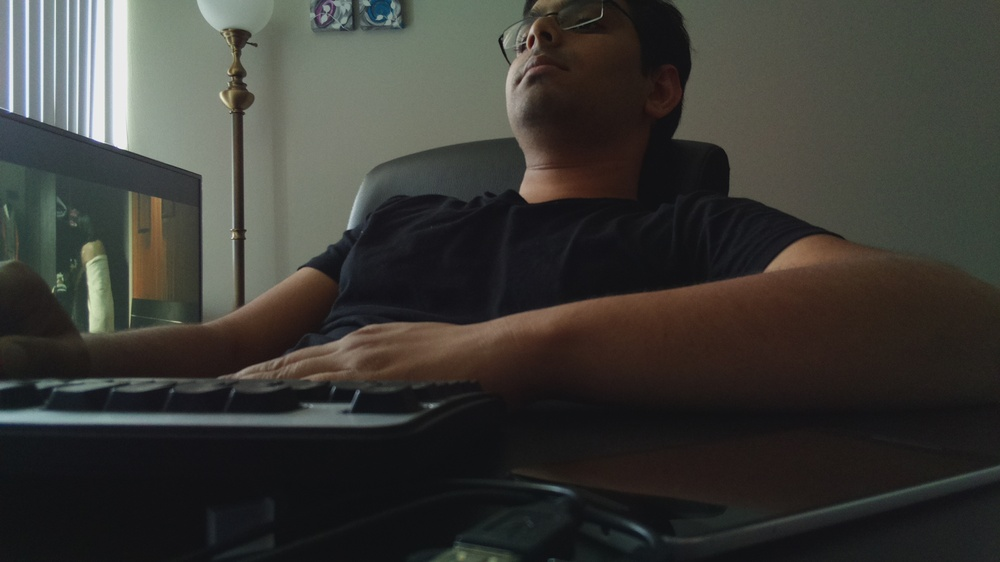
#> input picture images/test.jpg, 1000 x 562 px, shrunk from 1920 x 1080 before the run
$ python img_rd.py
#> lines starting #> are read from the running program, lines starting #| are printed output that depends on the picture
# Import libraries
from PIL import Image

# Read image
#im = Image.open("../images/yellow.png")
im = Image.open("../images/test.jpg")
#> im is the input picture: PIL image 1000x562 RGB; mean R, G, B 59.1, 58.4, 54
pix = im.load()
im_w, im_h = im.size
#> im_w = 1000; im_h = 562

for h in xrange(im_h):
    for w in xrange(im_w):
        r,g,b = pix[w,h]
        #print r,g,b
        if (r > 150) and (g > 80) and (g < 150) and (b < 100):
            pix[w,h] = (255,255,0)
        else:
            pix[w,h] = (255,255,255)

im.save("alive_parrot.png") # Save the modified pixels as png
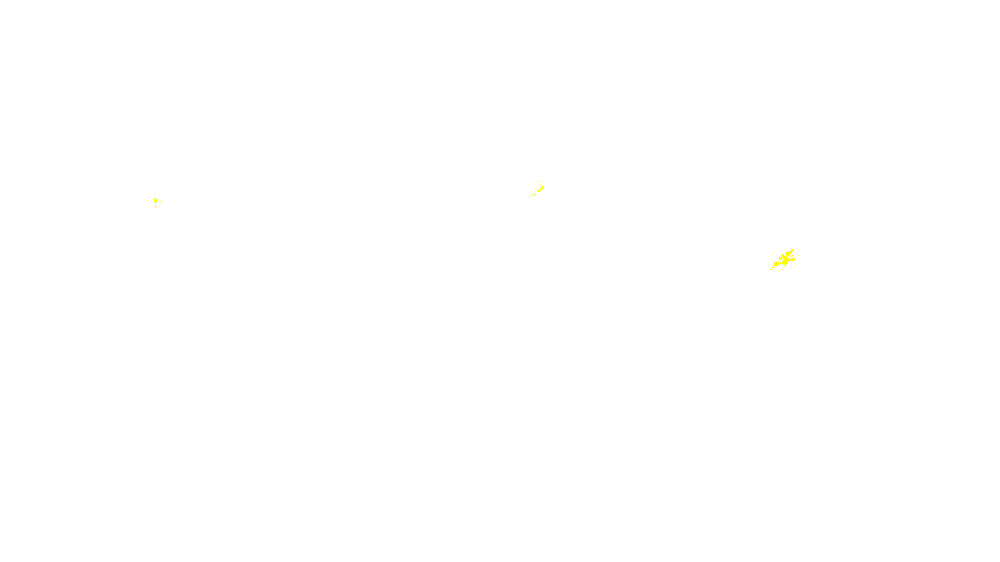
#> saved as alive_parrot.png: PIL image 1000x562 RGB; mean R, G, B 255, 255, 254.9

gry = im.convert('LA')
gry.save("grey.png")

$ run again, with images/road.jpg copied over images/test.jpg
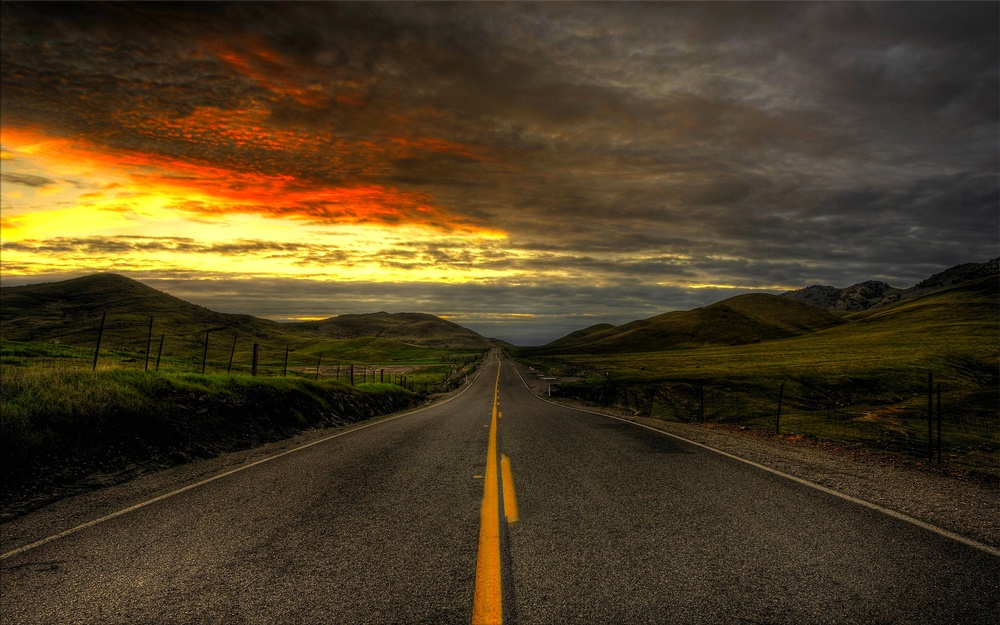
#> input picture images/road.jpg, 1000 x 625 px, shrunk from 2560 x 1600 before the run
#> im is the input picture: PIL image 1000x625 RGB; mean R, G, B 76, 60.8, 34.2
#> `im.save("alive_parrot.png")`:
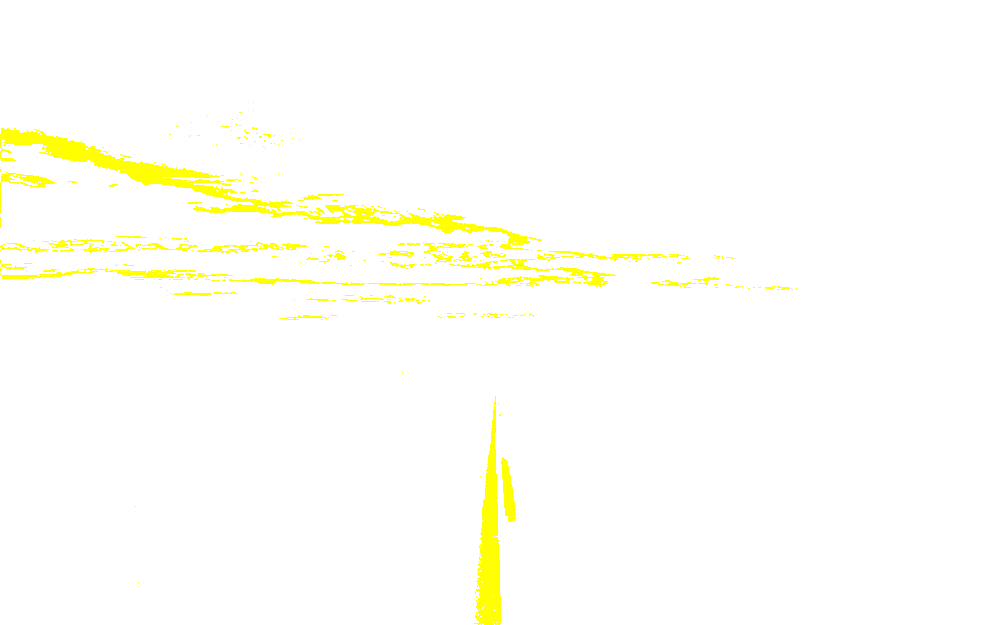
#> saved as alive_parrot.png: PIL image 1000x625 RGB; mean R, G, B 255, 255, 247.9
#> `gry = im.convert('LA')`:
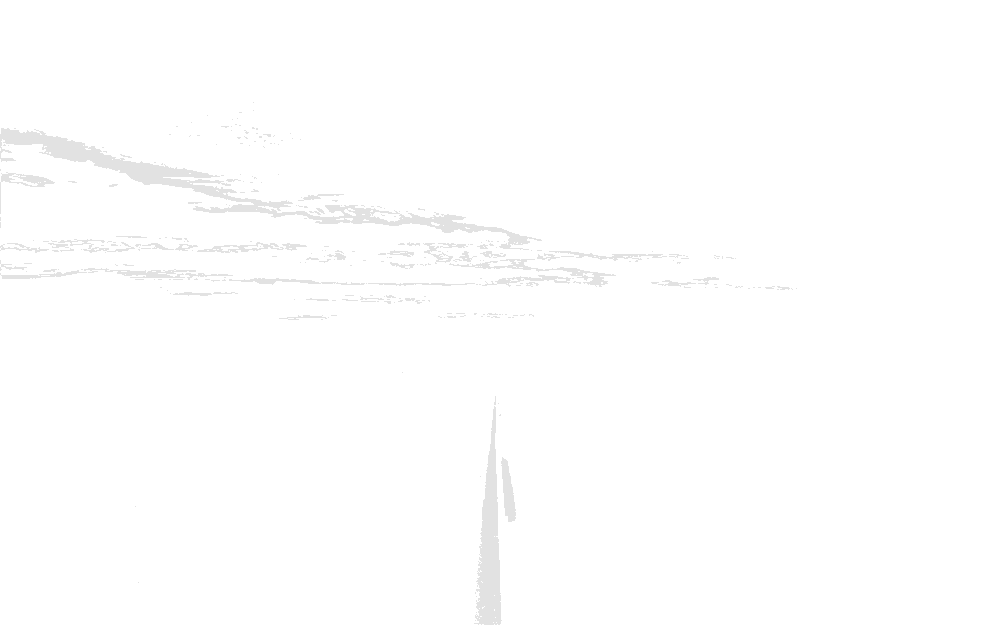
#> gry: PIL image 1000x625 LA; mean R, G, B, A 254.2, 254.2, 254.2, 255
